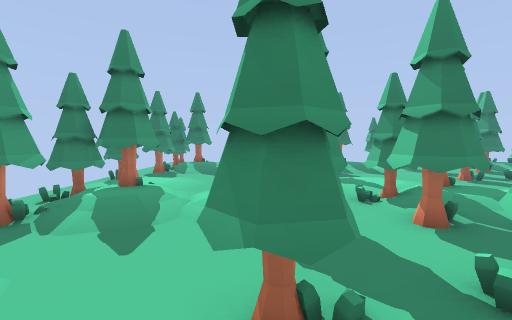
View 1 (above)

24 first-person views from a walk through a level from a Godot 3-D game. The camera is 1.4 m above the floor, tilts 4° down and sees 90° across. The floor is counted in squares, 1 m on a side. Each view is taken from the middle of a square. On the plan, view 1 faces up. The plan holds only what a view shows up to about 13 squares ahead; the rest is blank. The place goes on beyond the plan.

View 2
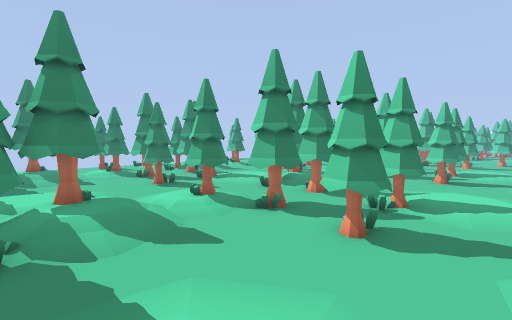

View 3
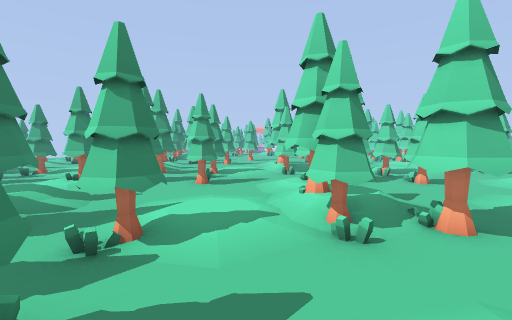

View 4
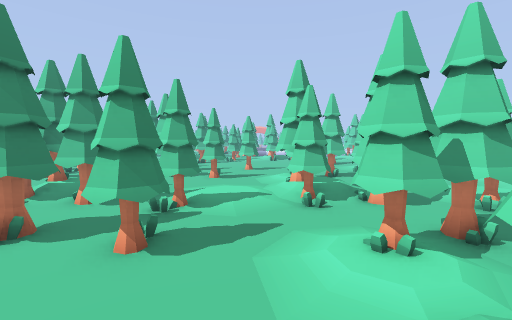

View 5
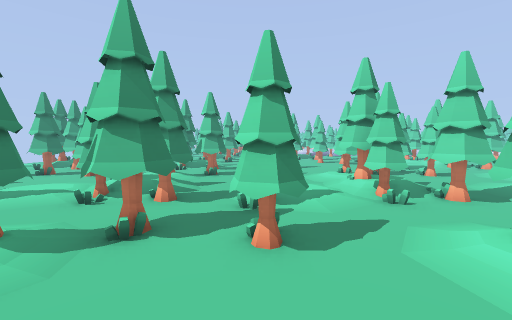

View 6
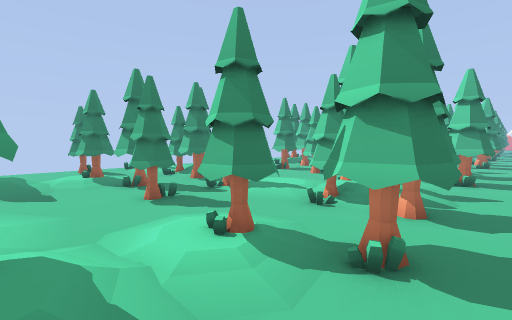

View 7
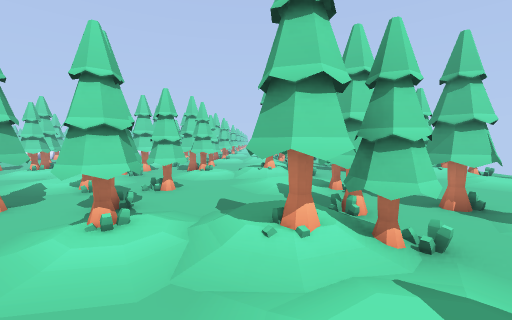

View 8
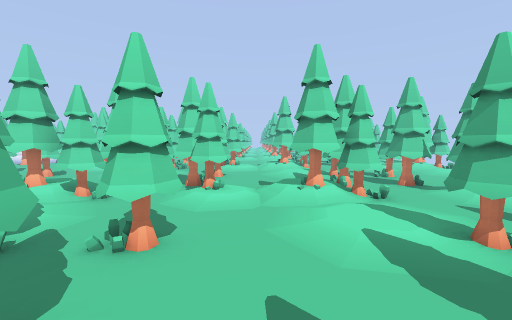

View 9
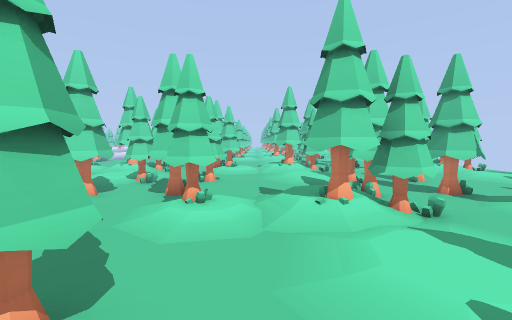

View 10
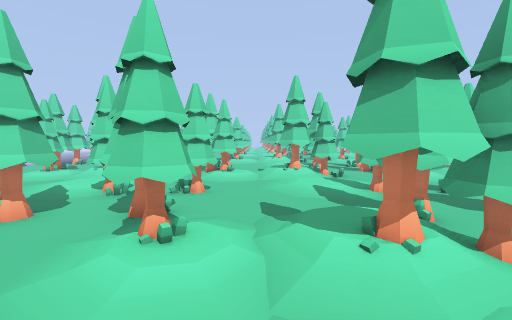

View 11
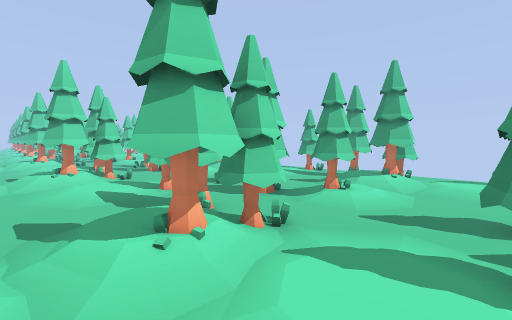

View 12
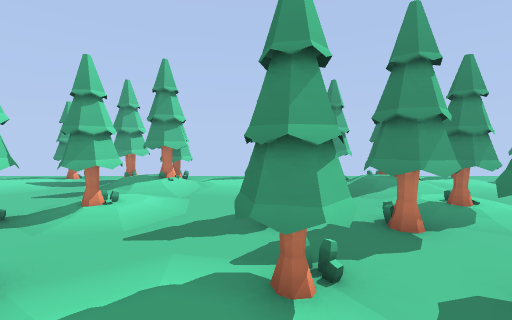

View 13
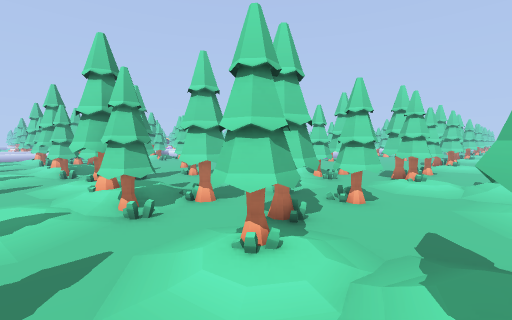

View 14
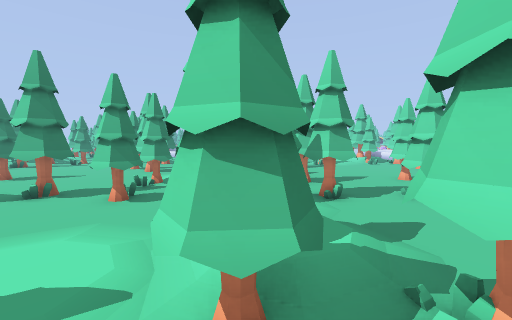

View 15
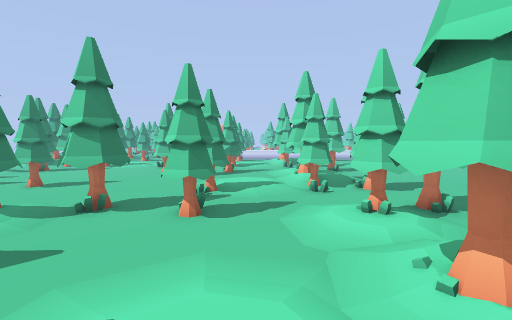

View 16
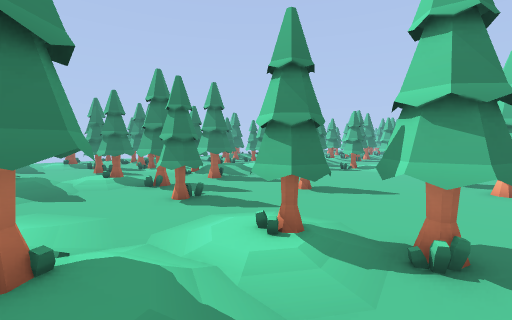

View 17
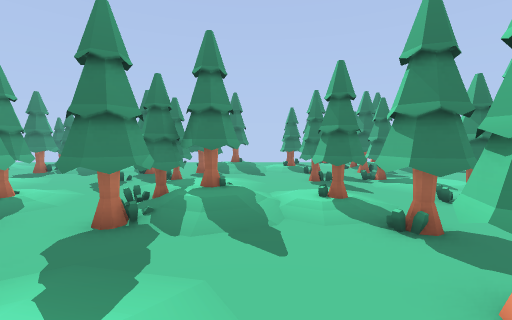

View 18
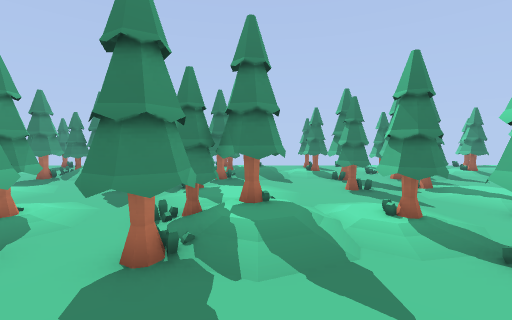

View 19
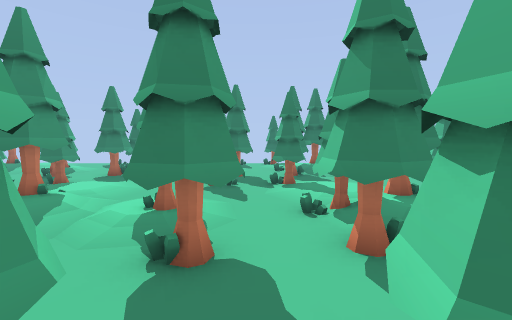

View 20
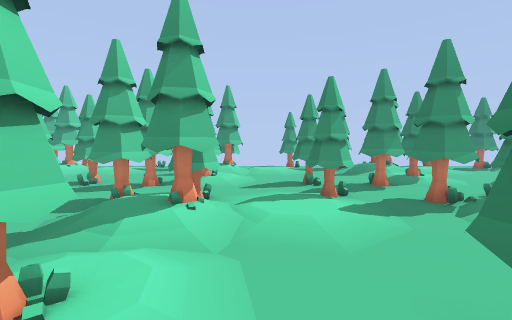

View 21
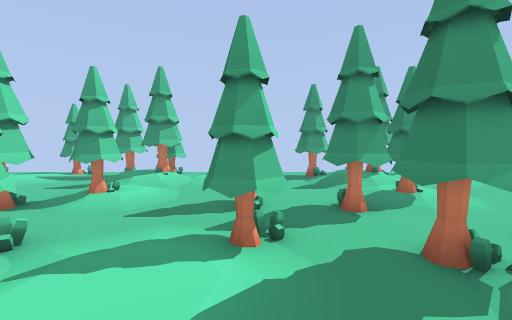

View 22
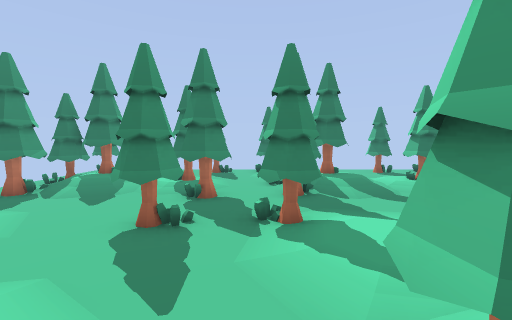

View 23
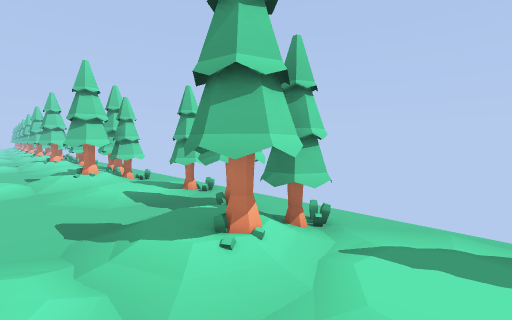

View 24
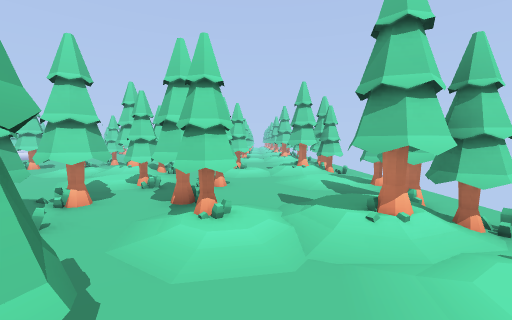

### Floor plan
Key: @ floor where view 1 was taken; # wall or solid block; x gap in a wall; . main floor; : floor 0.25 m higher than the main floor; / step, stairs or slope; T thing the floor can be seen under or through; O other object.
Columns run from 5 left of view 1 to 19 right of it. Each row starts with its distance up from view 1.
 17     .#.##  .##.#
 16     ....   ....
 15      ...   .....:
 14 /##///..###.:/./##     #
 13 ###/:#..###.##.###/:# .#
 12 ##//.##.#//..#x##//.##.#/
 11 ##...##......#.x....##...
 10  ....x.//....x.x....x.//.
  9 #:...#./#:...#.#:...#./#:
  8 .::.....::......::.....::
  7 ..//./...//./....//./...
  6 #TT/:#..###.##.###/:#..##
  5 #T://#..x///##.##://#..xO
  4 #T/..##.#....#x##/..##.#.
  3 .........................
  2  ....#.O#....#.#....#....
  1 .::.....::......::.....#
  0 .:...@...:......:......##
 -1 ###/::..###.:/..##///....
 -2 ###/:#..###.##..##/:#....
 -3 ##//.##.#//..#x##//.##...
 -4  ....##......#.x....##...
 -5  ....x.//....x.x....x.//.
 -6 #:...#./#:...#.#:...#./#:
 -7 .::.....::......::.....::
 -8 ..//./...//./....//./...#
 -9 ###/:#..###.##.###/:#..##
-10 ##://#..#///##.##://#..#O
-11 ##/..##.#....#x##/..##.#.
-12 .........................
-13 #....#//#....#.#....#....
-14 .::.....::......::.....##
-15 .:.......:......:..... #
-16 ###/::..###.:/..##/::
-17  # /:#..###.##..# /:#
-18  #   ##.#/ ..#x##   ##
-19            ..#..    #
-20           ...x..
-21         #:...#
-22          :...
-23           /./

Where each view was taken, in squares from view 1:
view 1: 0 up, 0 right, facing up
view 2: 0 up, 4 left, facing up-right
view 3: 0 up, 1 left, facing right
view 4: 0 up, 4 right, facing right
view 5: 2 up, 4 right, facing right
view 6: 3 up, 5 right, facing up-right
view 7: 2 up, 5 right, facing down
view 8: 2 down, 6 right, facing down
view 9: 4 down, 6 right, facing down
view 10: 6 down, 6 right, facing down
view 11: 6 down, 6 right, facing down-left
view 12: 6 down, 5 right, facing left
view 13: 7 down, 5 right, facing down-right
view 14: 9 down, 9 right, facing right
view 15: 7 down, 10 right, facing right
view 16: 4 down, 12 right, facing up-right
view 17: 0 up, 13 right, facing up
view 18: 1 up, 12 right, facing up
view 19: 1 up, 9 right, facing up
view 20: 0 up, 9 right, facing left
view 21: 2 up, 6 right, facing left
view 22: 5 up, 2 right, facing up
view 23: 1 up, 1 left, facing down-left
view 24: 5 down, 1 left, facing down
